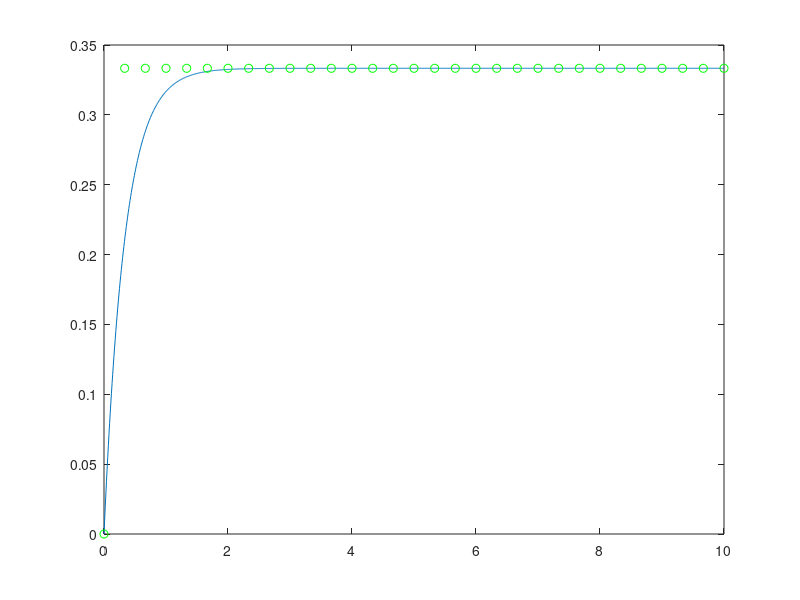

Recreate this plot in MATLAB.
clc
close all
clear all
%% Kontinualni sistem
s = tf('s');
G_c = 1/(s+3);
t = 0:0.01:10;
y_c = step(G_c,t);
plot(t,y_c)
hold on
%% Diskretni sistem
T = 1/3;
trenuci_odabiranja = 0:T:10;
br_odbiraka = length(trenuci_odabiranja);

%% Implementacija koda bez ugradjenih matlab funkcija
ulazni_signal = ones(1,br_odbiraka);
izlazni_signal = zeros(1,br_odbiraka);
yp = 0;
up = 0;
for i = 1:br_odbiraka
    u = ulazni_signal(i);
    y = (1-3*T)*yp+T*up;
    yp = y;
    up = u;
    izlazni_signal(i) = y;
end
plot(trenuci_odabiranja,izlazni_signal,'go')

